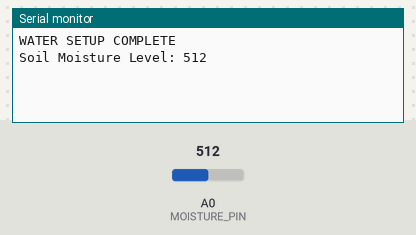
Simulated run of this sketch. Board: Arduino Uno, built with avr-gcc and run on an emulated ATmega328P. Parts: the last lines printed to the serial monitor. Inputs (shaded band) come from the test bench; at power-on: A0 (MOISTURE_PIN) = 512.

Above: at 2.2 s.
2.3 s: A0 (MOISTURE_PIN) set to 716
At 12.0 s:
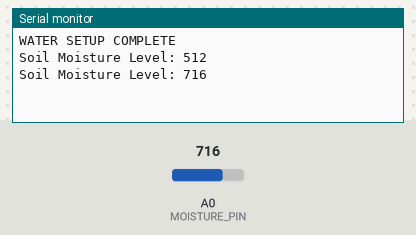
12.3 s: A0 (MOISTURE_PIN) set to 900
At 22.4 s:
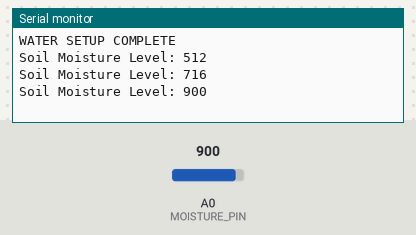

Measured:
- after the input at 2.3 s, the serial monitor: prints a new line after 8.7 s (image 1)
- after the input at 12.3 s, the serial monitor: prints a new line after 8.7 s (image 2)

The sketch:

water.ino
```cpp
#define MOISTURE_PIN	A0

int moisture_val = 0;

void setup() {
	Serial.begin(9600);
	pinMode(MOISTURE_PIN, INPUT);
	delay(1000);
	Serial.println("WATER SETUP COMPLETE");
}

void loop() {
	moisture_val = analogRead(MOISTURE_PIN);
	Serial.println("Soil Moisture Level: " + (String)moisture_val);
	// TODO: Figure out periodic time to check
	delay(10000);
}
```
